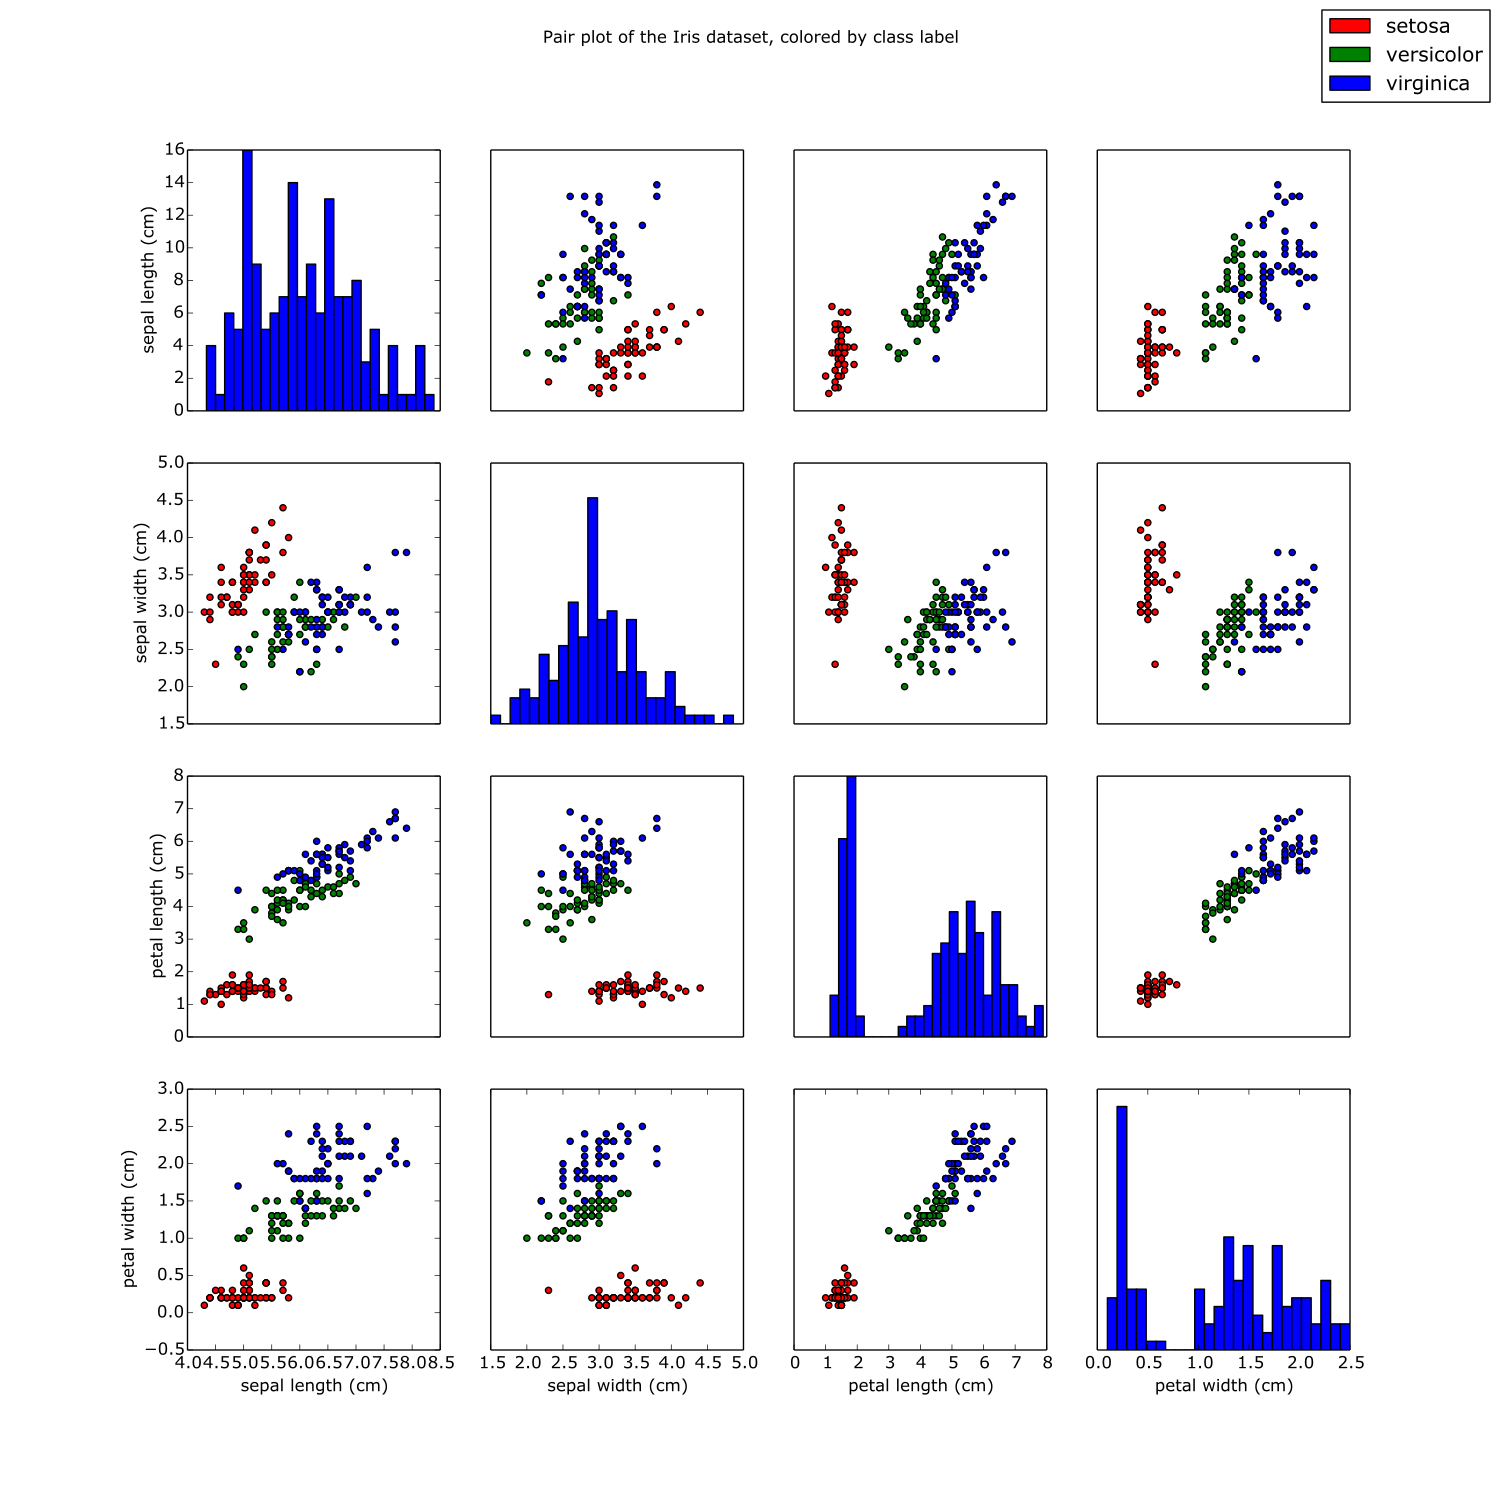

Reproduce this figure in Python.
# 4.1 Create a pair-plot of the iris dataset similar to Figure 1-3 in
# IMLP using only numpy and matplotlib. Ensure all axes are labeled.
# The diagonals need to contain histograms, the different species need
# to be distinguished by color or glyph.
# and there needs to be a legend for the species.

from sklearn.datasets import load_iris
import numpy as np
from matplotlib import pyplot as plt
import matplotlib.patches as mpatches
import matplotlib.gridspec as gridspec

iris_dataset = load_iris()


X, y, features, target_names = iris_dataset['data'], iris_dataset['target'], \
 iris_dataset['feature_names'], iris_dataset['target_names']

no = len(X[0])
recs = []
classes = ['setosa', 'versicolor', 'virginica']
class_colors = np.array(['r', 'g', 'b'])
figure, axes = plt.subplots(no, no, figsize=(15, 15))

# creating rectangles for colored patches
# alternatively you can use plot and loop to create the legend
recs = []
for color in class_colors:
    recs.append(mpatches.Rectangle((0, 0), 1, 1, fc=color))
for i in range(no):
    for j in range(no):
        if i == j:
            axes[i, j].hist(X[:, i], bins=25, edgecolor='black')
        else:
            axes[i, j].scatter(X[:, j], X[:, i], c=class_colors[y],
                               marker="o")
        axes[i, j].get_xaxis().set_visible(False)
        axes[i, j].get_yaxis().set_visible(False)
        if(j == 0):
            axes[i, j].get_yaxis().set_visible(True)
            axes[i, j].set_ylabel(features[i])
        if(i == no-1):
            axes[i, j].get_xaxis().set_visible(True)
            axes[i, j].set_xlabel(features[j])

# figure.subplots_adjust(wspace=0, hspace=0, top=0.90)
figure.legend(recs, classes)

figure.suptitle("Pair plot of the Iris dataset, colored by class label")
figure.show()
